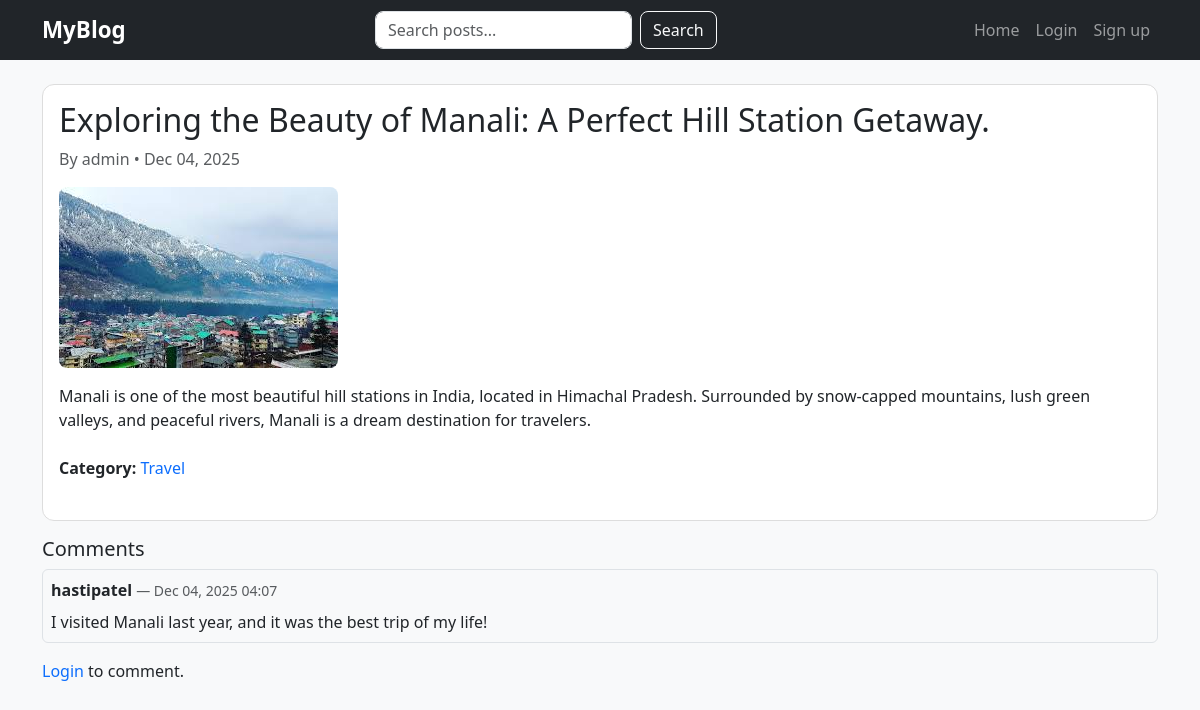
Screenshot of /post/exploring-the-beauty-of-manali-a-perfect-hill-station-getaway/ with the database file from the repository.
### myblog/models.py (models this page shows, shortened)
class Post(models.Model):
    STATUS_CHOICES = (('draft', 'Draft'), ('published', 'Published'))
    title = models.CharField(max_length=200)
    slug = models.SlugField(max_length=220, unique=True, blank=True)
    author = models.ForeignKey(User, on_delete=models.CASCADE)
    content = models.TextField()
    feature_image = models.ImageField(upload_to='posts/', blank=True, null=True)
    category = models.ForeignKey(Category, on_delete=models.SET_NULL, null=True, blank=True)
    status = models.CharField(max_length=10, choices=STATUS_CHOICES, default='draft')
    created_at = models.DateTimeField(auto_now_add=True)
    updated_at = models.DateTimeField(auto_now=True)
    category = models.ForeignKey(Category, on_delete=models.CASCADE, related_name='posts')
    class Meta:
        ordering = ['-created_at']

class Category(models.Model):
    name = models.CharField(max_length=100, unique=True)
    slug = models.SlugField(unique=True)

class Comment(models.Model):
    post = models.ForeignKey(Post, on_delete=models.CASCADE, related_name='comments')
    user = models.ForeignKey(User, on_delete=models.CASCADE)
    body = models.TextField()
    created_at = models.DateTimeField(auto_now_add=True)

### myblog/views.py (the view)
# urls.py: path('post/<slug:slug>/', views.post_detail, name='post_detail'),
def post_detail(request, slug):
    post = get_object_or_404(Post, slug=slug, status='published')
    comments = post.comments.all()
    if request.method == 'POST':
        if not request.user.is_authenticated:
            messages.error(request, 'You must be logged in to comment')
            return redirect('login')
        comment_form = CommentForm(request.POST)
        if comment_form.is_valid():
            comment = comment_form.save(commit=False)
            comment.post = post
            comment.user = request.user
            comment.save()
            messages.success(request, 'Comment added successfully!')
            return redirect(post.get_absolute_url())
        else:
            messages.warning(request,"Comment cannot be empty.")
    else:
        comment_form = CommentForm()
    return render(request, 'blog/post_detail.html', {'post': post, 'comments': post.comments.all(),'comment_form': comment_form})

### myblog/forms.py
class CommentForm(forms.ModelForm):
    class Meta:
        model = Comment
        fields = ['body']
        widgets = {
            'body': forms.Textarea(attrs={'rows': 4, 'class': 'form-control', 'placeholder': 'Write your comment here...'}),
        }

### myblog/templates/blog/post_detail.html (shortened to what this page needs)
{% extends 'blog/base.html' %}
{% block content %}
<div class="card mb-3">
  <div class="card-body">
    <h2>{{ post.title }}</h2>
    <p class="text-muted">
      By {{ post.author.username }} • {{ post.created_at|date:'M d, Y' }}
    </p>
    {% if post.feature_image %}
      <img src="{{ post.feature_image.url }}" class="img-fluid mb-3" alt="{{ post.title }}">
    {% endif %}
    <div class="mb-4">
      {{ post.content|safe }}
    </div>
    <div class="mb-4">
      <strong>Category:</strong>
      {% if post.category %}
        <a href="{% url 'category_posts' post.category.slug %}">
            {{ post.category.name }}
        </a>
      {% else %}
        <span class="text-muted">Uncategorized</span>
      {% endif %}
    </div>
  </div>
</div>
<h5>Comments</h5>
{% for comment in comments %}
  <div class="mb-3 border rounded p-2">
    <div class="d-flex justify-content-between">
      <div>
        <strong>{{ comment.user.username }}</strong>
        <small class="text-muted"> — {{ comment.created_at|date:'M d, Y H:i' }}</small>
      </div>
    </div>
    <p class="mb-0 mt-2">{{ comment.body }}</p>
  </div>
{% empty %}
  <p>No comments yet.</p>
{% endfor %}
{% if user.is_authenticated %}
  <div class="card mt-3 p-3">
    <form method="post" action="{% url 'add_comment' post.id %}">
      {% csrf_token %}
      {{ comment_form.as_p }}
      <button class="btn btn-primary">Add Comment</button>
    </form>
  </div>
{% else %}
  <p class="mt-3">
    <a href="{% url 'login' %}">Login</a> to comment.
  </p>
{% endif %}
{% endblock %}

### static/css/styles.css (style rules this page uses)
body { background-color: #f8f9fa; font-family: 'Segoe UI', Tahoma, Geneva, Verdana, sans-serif; }
a { text-decoration: none; }
* { transition: 0.2s ease-in-out; }
.card { border-radius: 12px; overflow: hidden; border: 1px solid #ddd; background: #fff; }
.card img { border-radius: 8px; object-fit: cover; }

### rows the page displays
Post: title "Exploring the Beauty of Manali: A Perfect Hill Station Getaway.", author.username "admin", created_at "Dec 04, 2025", feature_image (picture), content "Manali is one of the most beautiful hill stations in India, located in Himachal Pradesh. Surrounded by snow-capped mountains, lush green valleys, and peaceful rivers, Manali is a dream destination for travelers.", category.name "Travel"
Comment: user.username "hastipatel", created_at "Dec 04, 2025 04:07", body "I visited Manali last year, and it was the best trip of my life!"
